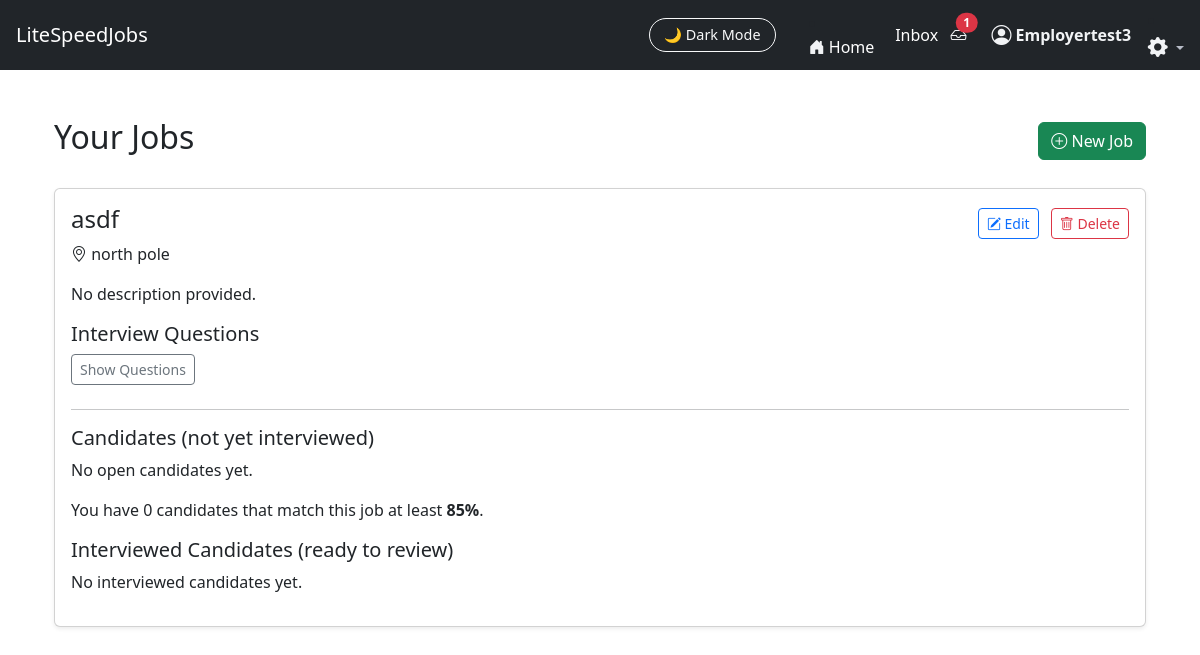
Before: /JobFinder_app/employer_dashboard/ (signed in) with the older database file.
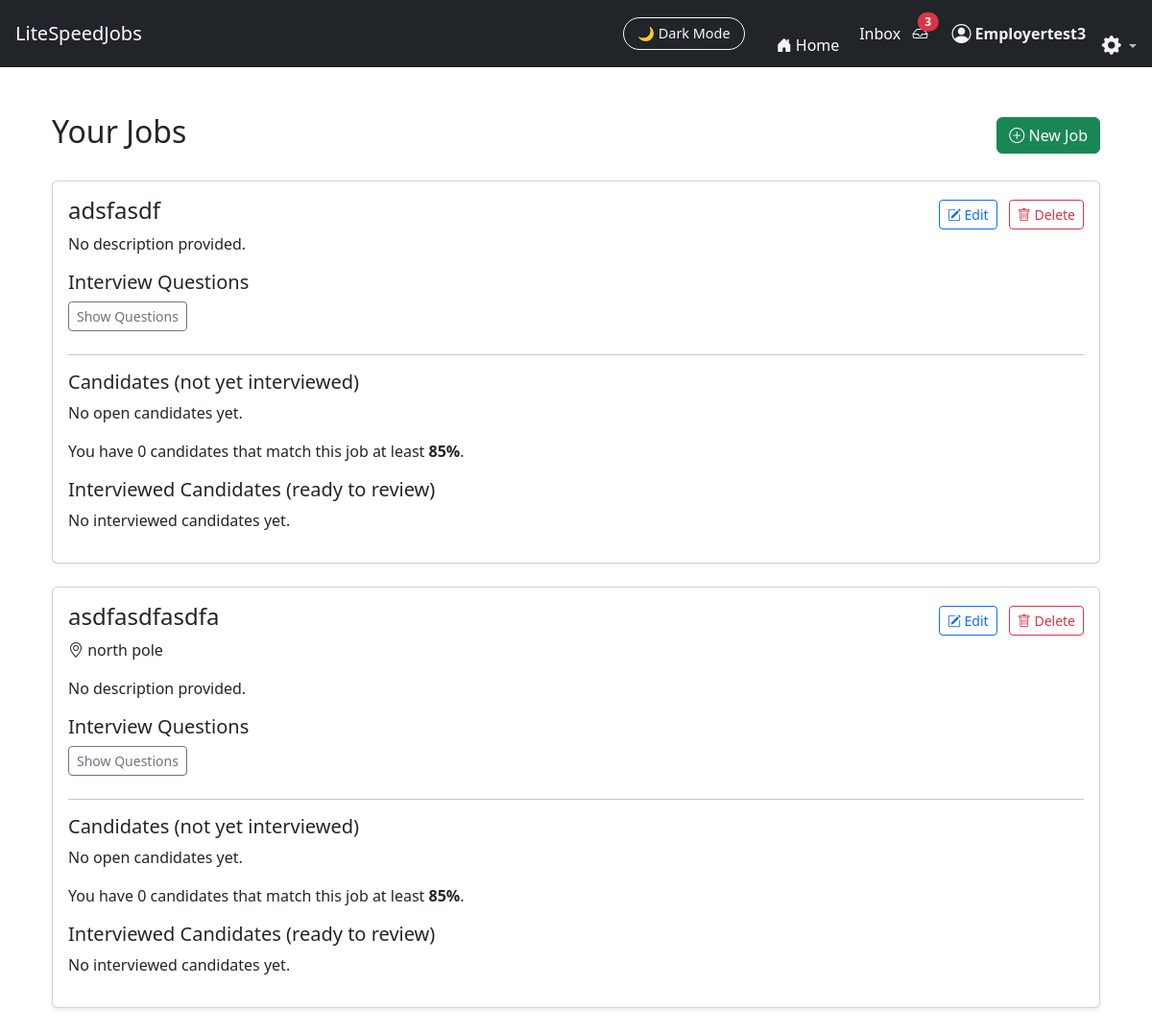
After: the same page with the newer database file.
### JobFinder_app/models.py (models this page shows, shortened)
class Job(models.Model):
    SOFTWARE = "software"
    MACHINIST = "machinist"
    JOB_TYPE_CHOICES = [
        (SOFTWARE, "Software Engineering"),
        (MACHINIST, "Machinist / Fabrication"),
    ]
    user = models.ForeignKey(User, on_delete=models.CASCADE)  # Employer account
    title = models.CharField(max_length=255)
    location = models.CharField(max_length=255, blank=True)
    description = models.TextField(blank=True, default="No description provided.")
    zip_code = models.CharField(max_length=10)
    search_radius_miles = models.IntegerField(default=25)
    is_remote = models.BooleanField(default=False)
    require_video_interview = models.BooleanField(
       default=False,
       help_text="Require candidates to submit video responses to interview questions"
    )
    interview_questions = models.TextField(
        blank=True,
        help_text="Enter one question per line."
    )
    job_type = models.CharField(
        max_length=20,
        choices=JOB_TYPE_CHOICES,
        default=SOFTWARE
    )
    created_at = models.DateTimeField(auto_now_add=True)

### JobFinder_app/views.py (the view, shortened to what this page needs)
# urls.py: path("employer_dashboard/", views.employer_dashboard, name="employer_dashboard"),
def employer_dashboard(request):
    jobs = Job.objects.filter(user=request.user).order_by("-created_at")
    job_data = []
    for job in jobs:
        seekers_qs = match_seekers_for_job(job)
        seekers_qs = filter_seekers_by_location(seekers_qs, job)
        open_candidates = []
        interviewed_candidates = []
        open_candidates.sort(key=lambda c: c["match_percentage"], reverse=True)
        top_candidates = open_candidates[:3]
        remaining_candidates = open_candidates[3:]
        high_match_count = sum(
            1 for c in open_candidates if c["match_percentage"] >= 85
        )
        job_data.append({
            "job": job,
            "candidates": top_candidates,
            "extra_candidates": remaining_candidates,
            "interviewed_candidates": interviewed_candidates,
            "high_match_count": high_match_count,
        })
    return render(request, "JobFinder_app/employer_dashboard.html", {
        "job_data": job_data
    })

### JobFinder_app/context_processors.py (called while the page is built)
def unread_message_count(request):
    if request.user.is_authenticated:
        return {
            "unread_count": Message.objects.filter(
                receiver=request.user,
                is_read=False
            ).count()
        }
    return {}

### JobFinder_app/utils.py (called while the page is built)
def match_machinist_seekers(job):
    try:
        req = job.machinist_requirements
    except Exception:
        return User.objects.none()
    qs = MachinistExperience.objects.all()
    filters = {
        f"{field}__gte": getattr(req, field)
        for field in [
            "years_experience",
            "cnc_milling",
            "cnc_turning",
            "manual_lathe",
            "manual_mill",
            "welding",
            "fabrication",
            "minimum_hourly_pay",
        ]
        if getattr(req, field) and getattr(req, field) > 0
    }
    qs = qs.filter(**filters)
    return User.objects.filter(
        id__in=qs.values_list("user_id", flat=True)
    )

def match_seekers_for_job(job):
    if job.job_type == Job.SOFTWARE:
        return match_software_seekers(job)
    elif job.job_type == Job.MACHINIST:
        return match_machinist_seekers(job)
    return User.objects.none()

### JobFinder_app/templates/JobFinder_app/employer_dashboard.html (shortened to what the changed rows need)
{% extends "JobFinder_app/base.html" %}
{% block content %}
<div class="container mt-4">
    <div class="d-flex justify-content-between align-items-center mb-4">
        <h2>Your Jobs</h2>
    </div>
    {% if job_data %}
        {% for item in job_data %}
            <div class="card shadow-sm mb-4">
                <div class="card-body">
                    <div class="d-flex justify-content-between align-items-center">
                        <h4>{{ item.job.title }}</h4>
                        <div>
                            <a href="{% url 'edit_job' item.job.id %}"
                               class="btn btn-sm btn-outline-primary me-2">
                                <i class="bi bi-pencil-square"></i> Edit
                            </a>
                            <a href="{% url 'delete_job' item.job.id %}"
                               class="btn btn-sm btn-outline-danger"
                               onclick="return confirm('Delete this job?');">
                                <i class="bi bi-trash"></i> Delete
                            </a>
                        </div>
                    </div>
                    {% if item.job.location %}
                        <p class="dark-muted"><i class="bi bi-geo-alt"></i> {{ item.job.location }}</p>
                    {% endif %}
                    {% if item.job.description %}
                        <p>{{ item.job.description }}</p>
                    {% endif %}
                    {% if item.job.interview_questions %}
                        <h5 class="dark-muted">Interview Questions</h6>
                        <button class="btn btn-outline-secondary btn-sm mb-2"
                                type="button"
                                data-bs-toggle="collapse"
                                data-bs-target="#questions{{ item.job.id }}">
                            Show Questions
                        </button>
                    {% endif %}
                    <hr>
                    <h5>Candidates (not yet interviewed)</h5>
                    {% if item.candidates %}
                        <ul class="list-group mb-3">
                            {% for seeker in item.candidates %}
                                <li class="list-group-item d-flex justify-content-between">
                                    <div>
                                        <a href="{% url 'candidate_summary' item.job.id seeker.user_id %}"
                                        class="text-decoration-none fw-bold text-primary">
                                            {{ seeker.label }}
                                        </a>
                                        <small class="dark-muted">Profile hidden</small>
                                    </div>
                                    <div class="d-flex align-items-center">
                                        <span class="badge bg-info text-dark me-2">
                                            {{ seeker.match_percentage }}%
                                        </span>
                                        {% if seeker.can_view_resume %}
                                            <a href="{% url 'view_resume' item.job.id seeker.user_id %}"
                                            target="_blank"
                                            class="btn btn-sm btn-outline-info">
                                                View Resume
                                            </a>
                                        {% else %}
                                            <a href="{% url 'purchase_resume_access' item.job.id seeker.user_id %}"
                                            class="btn btn-sm btn-warning btn-unlock">
                                                Unlock Resume
                                            </a>
                                        {% endif %}
                                        &nbsp;&nbsp;
                                        {% if seeker.can_interview %}
                                            {% if seeker.interview_sent %}
                                                <span class="badge bg-secondary">Interview Sent</span>
                                            {% else %}
                                                <a href="{% url 'send_interview' item.job.id seeker.user_id %}"
                                                class="btn btn-sm btn-outline-success">
                                                    Send Interview
                                                </a>
                                            {% endif %}
                                        {% else %}
                                            <a href="{% url 'purchase_interview_access' item.job.id seeker.user_id %}"
                                            class="btn btn-sm btn-warning btn-unlock">
                                                Unlock Interview
                                            </a>
                                        {% endif %}
                                        {% if messages %}
                                        <div class="container mt-3">
                                        </div>
                                        {% endif %}
                                    </div>
                                </li>
                            {% endfor %}
                        </ul>
                    {% else %}
                        <p class="dark-muted">No open candidates yet.</p>
                    {% endif %}
                    <p class="dark-muted mt-2">
                        You have {{ item.high_match_count }} candidates that match this job at least <strong>85%</strong>.
                    </p>
                    <h5 class="mt-3">Interviewed Candidates (ready to review)</h5>
                    {% if item.interviewed_candidates %}
                        <ul class="list-group">
                            {% for seeker in item.interviewed_candidates %}
                                <li class="list-group-item d-flex justify-content-between align-items-center">
                                    <div>
                                        <strong>{{ seeker.label }}</strong><br>
                                        <small class="dark-muted">Interview completed</small>
                                    </div>
                                    <a href="{% url 'review_interview' seeker.assignment_id %}"
                                        class="btn btn-sm btn-outline-primary">
                                            Review Interview
                                    </a>
                                        {% if not seeker.has_resume %}
                                            <span class="dark-muted fst-italic">
                                                No resume available
                                            </span>
                                        {% elif seeker.can_view_resume %}
                                            <a href="{% url 'view_resume' item.job.id seeker.user_id %}"
                                            target="_blank"
                                            class="btn btn-sm btn-outline-info">
                                                View Resume
                                            </a>
                                        {% else %}
                                            <button class="btn btn-sm btn-secondary" disabled>
                                                Locked
                                            </button>
                                            <a href="{% url 'purchase_resume_access' item.job.id seeker.user_id %}"
                                            class="btn btn-sm btn-outline-warning ms-1">
                                                Unlock Resume
                                            </a>
                                        {% endif %}
                                        &nbsp;&nbsp;
                                        {% if seeker.can_hire %}
                                            <a href="{% url 'hire_from_assignment' seeker.assignment_id %}"
                                            class="btn btn-sm btn-outline-primary">
                                                Hire
                                            </a>
                                        {% else %}
                                            <a href="{% url 'purchase_hire_access' item.job.id seeker.user_id %}"
                                            class="btn btn-sm btn-danger">
                                                Unlock Hire
                                            </a>
                                        {% endif %}
                                    </div>
                                </li>
                            {% endfor %}
                        </ul>
                    {% else %}
                        <p class="dark-muted">No interviewed candidates yet.</p>
                    {% endif %}
                </div>
            </div>
        {% endfor %}
    {% else %}
        <div class="alert alert-info">
            You haven’t created any jobs yet.
            <a href="{% url 'create_job' %}">Create your first job</a>.
        </div>
    {% endif %}
</div>
{% endblock %}

### JobFinder_app/templates/JobFinder_app/base.html (shortened to what this page needs)
<!DOCTYPE html>
<html lang="en" data-theme="light">
<head>
    <link href="https://cdn.jsdelivr.net/npm/bootstrap@5.3.2/dist/css/bootstrap.min.css" rel="stylesheet">
    <link href="https://cdn.jsdelivr.net/npm/bootstrap-icons@1.11.1/font/bootstrap-icons.css" rel="stylesheet">
</head>
<body>
{% load message_tags %}
<nav class="navbar navbar-expand-lg navbar-dark bg-dark px-3">
    <a class="navbar-brand" href="/">LiteSpeedJobs</a>
    <div class="ms-auto d-flex align-items-center">
        <button id="darkModeToggle" class="btn btn-outline-light ms-3">
            🌙 Dark Mode
        </button>&nbsp;&nbsp;&nbsp;&nbsp;&nbsp;&nbsp;&nbsp;&nbsp;
        <li class="nav-item">
            <a class="nav-link d-flex align-items-center home-link"
            href="{% url 'landing' %}">
                <i class="bi bi-house-door-fill me-1 nav-icon"></i>
                <span class="d-none d-md-inline">Home</span>&nbsp;&nbsp;&nbsp;&nbsp;&nbsp;
            </a>
        </li>
        {% if user.is_authenticated %}
        <a href="{% url 'inbox_pro' %}" class="nav-link d-flex align-items-center home-link">Inbox</a>&nbsp;&nbsp;&nbsp;
        <a href="{% url 'inbox_pro' %}" class="nav-link position-relative">
            <i class="bi bi-inbox"></i>
            {% if unread_count and unread_count > 0 %}
                <span id="unreadBadge"
                    class="position-absolute top-0 start-100 translate-middle badge rounded-pill bg-danger">
                    {{ unread_count }}
                </span>
            {% endif %}
        </a>
        {% else %}
        <li class="nav-item">
            <a href="{% url 'login' %}" class="nav-link">
                <i class="bi bi-inbox"></i>
            </a>
        </li>
        {% endif %}&nbsp;&nbsp;&nbsp;&nbsp;&nbsp;&nbsp;
        {% if request.user.is_authenticated %}
            <a href="{% url 'role_redirect' %}"
                class="nav-link d-flex align-items-center gap-1 user-link">
                <i class="bi bi-person-circle nav-icon fs-5"></i>
             <span class="d-none d-md-inline">
                 <strong>{{ request.user.username }}</strong>&nbsp;&nbsp;&nbsp;&nbsp;
            </span>
        {% endif %}
        <li class="nav-item dropdown ">
            <a class="nav-link dropdown-toggle p-0 account_dropdown"
            style="color:var(--ls-dark-muted)"
            href="#"
            id="settingsDropdown"
            role="button"
            data-bs-toggle="dropdown"
            aria-expanded="false"
            data-bs-placement="bottom"
            title="Account settings">
                <i class="bi bi-gear-fill fs-5 text-white"></i>
            </a>
        </li>
    </div>
</nav>
<div class="container py-4">
    {% block content %}{% endblock %}
</div>
</body>
</html>

Changed rows visible on the page:
removed Job: job "asdf", job.location "north pole", job.description "No description provided.", high_match_count "0"
added Job: job "adsfasdf", job.description "No description provided.", high_match_count "0"
added Job: job "asdfasdfasdfa", job.location "north pole", job.description "No description provided.", high_match_count "0"
Other visible differences:
{{ unread_count }}: "1" → "3"
